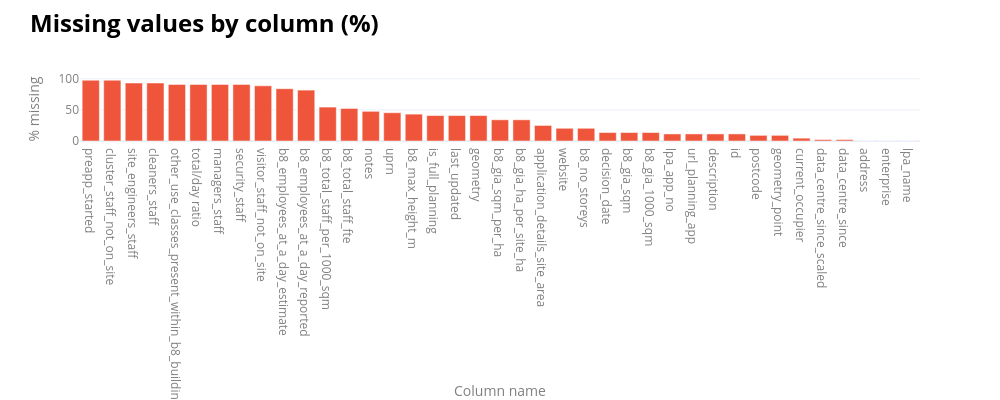

The cell this chart's notebook holds for it:
### Code cell
missing_pct = (data_ldn_exstg.isnull().mean() * 100).sort_values(ascending=False)
fig = px.bar(missing_pct,labels={"value": "% missing", "index": "Column name"}, color_discrete_sequence=[px.colors.qualitative.Plotly[1]])
fig.update_layout(width=1000, height=400, template="plotly_white", showlegend=False,
    title=dict(
            text=(
                f"<span style='font-size:24px; font-weight:bold; color:{notes_colour}; display:block; margin-bottom:2px;'>"
                "Missing values by column (%)"
                "</span><br>"
            ),
            x=0.03,xanchor="left",y=0.92,yanchor="top",
        ),
        margin=dict(t=90),legend=dict(font=dict(color=labels_colour)),
    )

fig.update_xaxes(title_font=dict(color=labels_colour),tickfont=dict(color=labels_colour))
fig.update_yaxes(title_font=dict(color=labels_colour),tickfont=dict(color=labels_colour))
fig.show()

# ____________________________________________________________________________________________________________
# The dataset has a lot of NA values, and it will present an obstacle for clustering.
# My solution is to follow a stepwise approach to this study, and fill the NA where appropriate, once the basis for this is determined.
# ____________________________________________________________________________________________________________

### Figure 1 — Plotly figure (JSON) as saved in the notebook; plotly's stock layout.template omitted (floating-point values rounded to 4 significant figures)
{"data": [{"hovertemplate": "variable=0<br>Column name=%{x}<br>% missing=%{y}<extra></extra>", "legendgroup": "0", "marker": {"color": "#EF553B", "pattern": {"shape": ""}}, "name": "0", "orientation": "v", "showlegend": true, "textposition": "auto", "type": "bar", "x": ["preapp_started", "cluster_staff_not_on_site", "site_engineers_staff", "cleaners_staff", "other_use_classes_present_within_b8_building", "total/day ratio", "managers_staff", "security_staff", "visitor_staff_not_on_site", "b8_employees_at_a_day_estimate", "b8_employees_at_a_day_reported", "b8_total_staff_per_1000_sqm", "b8_total_staff_fte", "notes", "uprn", "b8_max_height_m", "is_full_planning", "last_updated", "geometry", "b8_gia_sqm_per_ha", "b8_gia_ha_per_site_ha", "application_details_site_area", "website", "b8_no_storeys", "decision_date", "b8_gia_sqm", "b8_gia_1000_sqm", "lpa_app_no", "url_planning_app", "description", "id", "postcode", "geometry_point", "current_occupier", "data_centre_since_scaled", "data_centre_since", "address", "enterprise", "lpa_name"], "xaxis": "x", "y": [97.73, 97.73, 93.18, 93.18, 90.91, 90.91, 90.91, 90.91, 88.64, 84.09, 81.82, 54.55, 52.27, 47.73, 45.45, 43.18, 40.91, 40.91, 40.91, 34.09, 34.09, 25.0, 20.45, 20.45, 13.64, 13.64, 13.64, 11.36, 11.36, 11.36, 11.36, 9.091, 9.091, 4.545, 2.273, 2.273, 0.0, 0.0, 0.0], "yaxis": "y"}], "layout": {"barmode": "relative", "height": 400, "legend": {"font": {"color": "grey"}, "title": {"text": "variable"}, "tracegroupgap": 0}, "margin": {"t": 90}, "showlegend": false, "title": {"text": "<span style='font-size:24px; font-weight:bold; color:black; display:block; margin-bottom:2px;'>Missing values by column (%)</span><br>", "x": 0.03, "xanchor": "left", "y": 0.92, "yanchor": "top"}, "width": 1000, "xaxis": {"anchor": "y", "domain": [0, 1], "tickfont": {"color": "grey"}, "title": {"font": {"color": "grey"}, "text": "Column name"}}, "yaxis": {"anchor": "x", "domain": [0, 1], "tickfont": {"color": "grey"}, "title": {"font": {"color": "grey"}, "text": "% missing"}}}}
